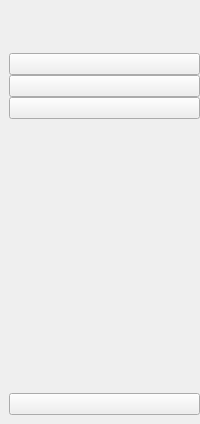
     <widget class="QWidget" name="iconMenu" native="true">
      <property name="sizePolicy">
       <sizepolicy hsizetype="Preferred" vsizetype="Preferred">
        <horstretch>0</horstretch>
        <verstretch>0</verstretch>
       </sizepolicy>
      </property>
      <layout class="QVBoxLayout" name="verticalLayout_3">
       <property name="spacing">
        <number>3</number>
       </property>
       <property name="leftMargin">
        <number>9</number>
       </property>
       <property name="topMargin">
        <number>0</number>
       </property>
       <property name="rightMargin">
        <number>0</number>
       </property>
       <property name="bottomMargin">
        <number>9</number>
       </property>
       <item>
        <layout class="QHBoxLayout" name="horizontalLayout">
         <item>
          <widget class="QLabel" name="logo_label2">
           <property name="minimumSize">
            <size>
             <width>50</width>
             <height>50</height>
            </size>
           </property>
           <property name="maximumSize">
            <size>
             <width>50</width>
             <height>50</height>
            </size>
           </property>
           <property name="text">
            <string/>
           </property>
           <property name="pixmap">
            <pixmap resource="resource.qrc">:/icon/icon/GoDs_Logo.png</pixmap>
           </property>
           <property name="scaledContents">
            <bool>true</bool>
           </property>
          </widget>
         </item>
        </layout>
       </item>
       <item>
        <layout class="QVBoxLayout" name="verticalLayout">
         <property name="spacing">
          <number>0</number>
         </property>
         <item>
          <widget class="QPushButton" name="scoreboard_btn2">
           <property name="text">
            <string/>
           </property>
           <property name="icon">
            <iconset resource="resource.qrc">
             <normaloff>:/icon/icon/calendar-5-32.ico</normaloff>
             <normalon>:/icon/icon/calendar-5-48.ico</normalon>:/icon/icon/calendar-5-32.ico</iconset>
           </property>
           <property name="iconSize">
            <size>
             <width>20</width>
             <height>20</height>
            </size>
           </property>
           <property name="checkable">
            <bool>true</bool>
           </property>
           <property name="autoExclusive">
            <bool>true</bool>
           </property>
          </widget>
         </item>
         <item>
          <widget class="QPushButton" name="blue_btn2">
           <property name="text">
            <string/>
           </property>
           <property name="icon">
            <iconset resource="resource.qrc">
             <normaloff>:/icon/icon/joystick-32.ico</normaloff>
             <normalon>:/icon/icon/joystick-48.ico</normalon>:/icon/icon/joystick-32.ico</iconset>
           </property>
           <property name="iconSize">
            <size>
             <width>20</width>
             <height>20</height>
            </size>
           </property>
           <property name="checkable">
            <bool>true</bool>
           </property>
           <property name="autoExclusive">
            <bool>true</bool>
           </property>
          </widget>
         </item>
         <item>
          <widget class="QPushButton" name="red_btn2">
           <property name="text">
            <string/>
           </property>
           <property name="icon">
            <iconset resource="resource.qrc">
             <normaloff>:/icon/icon/joystick-32 (1).ico</normaloff>
             <normalon>:/icon/icon/joystick-48 (1).ico</normalon>:/icon/icon/joystick-32 (1).ico</iconset>
           </property>
           <property name="iconSize">
            <size>
             <width>20</width>
             <height>20</height>
            </size>
           </property>
           <property name="checkable">
            <bool>true</bool>
           </property>
           <property name="autoExclusive">
            <bool>true</bool>
           </property>
          </widget>
         </item>
        </layout>
       </item>
       <item>
        <spacer name="verticalSpacer">
         <property name="orientation">
          <enum>Qt::Vertical</enum>
         </property>
         <property name="sizeHint" stdset="0">
          <size>
           <width>49</width>
           <height>271</height>
          </size>
         </property>
        </spacer>
       </item>
       <item>
        <widget class="QPushButton" name="pushButton_7">
         <property name="text">
          <string/>
         </property>
         <property name="icon">
          <iconset resource="resource.qrc">
           <normaloff>:/icon/icon/close-window-64.ico</normaloff>:/icon/icon/close-window-64.ico</iconset>
         </property>
         <property name="iconSize">
          <size>
           <width>20</width>
           <height>20</height>
          </size>
         </property>
        </widget>
       </item>
      </layout>
     </widget>
